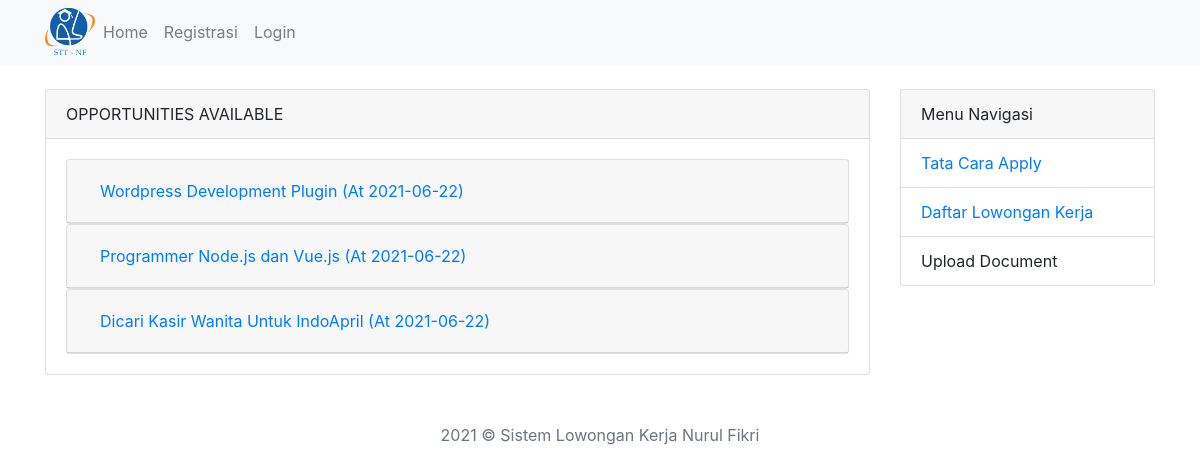
Before: /index.php/page/career with the older database file.
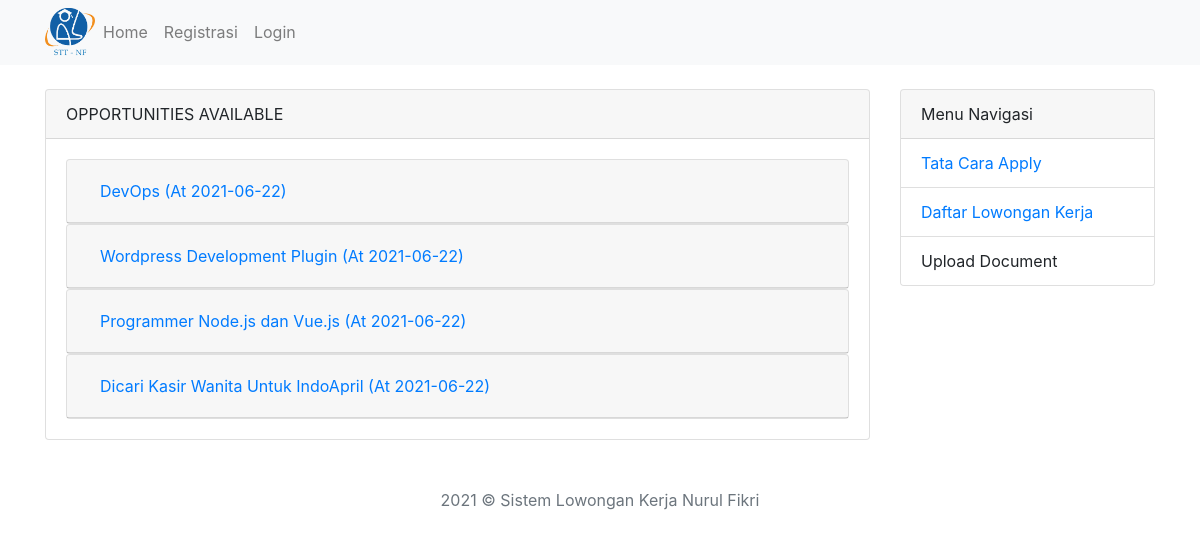
After: the same page with the newer database file.
### tables this page shows
CREATE TABLE `info_loker` (
  `id` int(11) NOT NULL AUTO_INCREMENT,
  `info` varchar(100) NOT NULL,
  `jabatan` varchar(25) NOT NULL,
  `bagian` varchar(25) NOT NULL,
  `tanggal_akhir` date NOT NULL,
  `tanggal` date NOT NULL,
  PRIMARY KEY (`id`)
);

### application/libraries/Template.php (called while the page is built, shortened)
<?php
class Template
{
  var $template_data = array();
  function set($name, $value)
  {
    $this->template_data[$name] = $value;
  }
  function load($template = '', $view = '', $view_data = array(), $return = false)
  {
    $this->CI = &get_instance();
    $this->set('content_view', $this->CI->load->view($view, $view_data, true));
    return $this->CI->load->view($template, $this->template_data, $return);
  }
}

### application/controllers/Page.php (called while the page is built, shortened)
<?php
class Page extends CI_Controller {
	public function career()
	{
		$this->db->order_by('id' ,'DESC');
		$data['careers'] = $this->db->get('info_loker')->result();
		$this->template->load('template','page/career',$data);
	}
}

### index.php (called while the page is built, shortened)
<?php
require_once BASEPATH.'core/CodeIgniter.php';

### application/views/page/career.php (the view, shortened to what this page needs)
<div class="row mt-4">
	<div class="col-md-9">
		<div class="card">
			<div class="card-header">OPPORTUNITIES AVAILABLE</div>
			<div class="card-body">
				<div id="accordion">
				<?php foreach($careers as $c): ?>
				  <div class="card">
				    <div class="card-header" id="headingOne">
				      <h5 class="mb-0">
				        <button class="btn btn-link" data-toggle="collapse" data-target="#coll<?= $c->id ?>" aria-expanded="false" aria-controls="collapseOne">
				          <?= $c->info ?> (At <?= $c->tanggal ?>)
				        </button>
				      </h5>
				    </div>
				  </div>
				<?php endforeach; ?>
				</div>
			</div>
		</div>
	</div>
	<div class="col-md-3">
		<div class="card">
			<div class="card-header">Menu Navigasi</div>
			<ul class="list-group list-group-flush">
				<li class="list-group-item"><a href="<?= base_url('page/cara_apply') ?>">Tata Cara Apply</a></li>
				<li class="list-group-item"><a href="<?= base_url('page/career') ?>">Daftar Lowongan Kerja</a></li>
				<li class="list-group-item">Upload Document</li>
			</ul>
		</div>
	</div>
</div>

### application/views/template.php (shortened to what this page needs)
<!DOCTYPE html>
<html>
<head>
	<link rel="stylesheet" type="text/css" href="<?= base_url() ?>/assets/vendor/bootstrap/css/bootstrap.min.css">
	<link rel="stylesheet" type="text/css" href="<?= base_url() ?>/assets/css/main.css">
</head>
<body>
<nav class="navbar navbar-expand-lg navbar-light bg-light">
<div class="container">
  <img src="<?= base_url() ?>/assets/img/logo-STT-NF-1-removebg-preview.png" width="50px">
  <div class="collapse navbar-collapse" id="navbarSupportedContent">
    <ul class="navbar-nav mr-auto">
      <li class="nav-item">
        <a class="nav-link" href="<?= base_url('page') ?>">Home</a>
      </li>
      <?php if(! $this->session->has_userdata('username')): ?>
      <li class="nav-item">
        <a class="nav-link" href="<?= base_url('page/registrasi') ?>">Registrasi</a>
      </li>
      <li class="nav-itme">
        <a class="nav-link" href="<?= base_url('admin/login') ?>">Login</a>
      </li>
      <?php else: ?>
      <li class="nav-itme">
        <a class="nav-link" href="#" data-toggle="modal" data-target="#logoutModal">Logout</a>
      </li>
      <?php endif; ?>
    </ul>
  </div>
 </div>
</nav>
<div class="container">
<?= $content_view ?>
</div>
<div class="footer text-center text-secondary mt-5 navbar-expand-lg navbar-bottom">
2021 &copy; Sistem Lowongan Kerja Nurul Fikri
</div>
</body>
</html>

Changed rows visible on the page:
added info_loker: info "DevOps", tanggal "2021-06-22"
